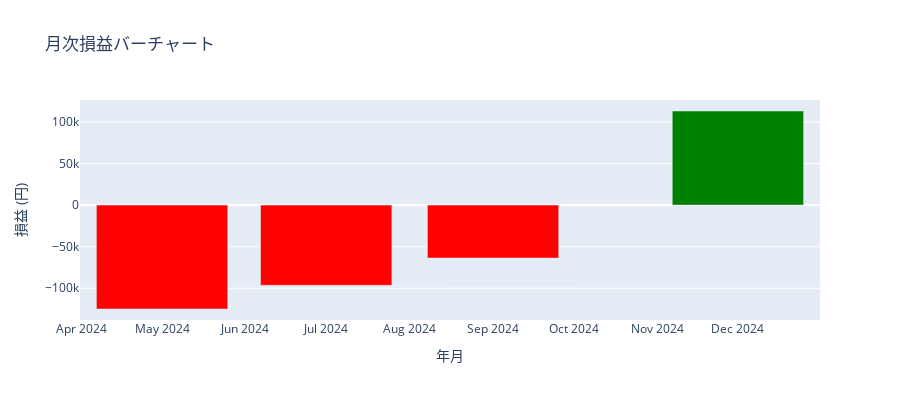

Notebook cell for this chart:
### Code cell
# カスタム分析: 月次損益バーチャート
import plotly.graph_objects as go

if results:
    monthly = results.monthly_returns()

    if not monthly.empty:
        colors = ["green" if pnl > 0 else "red" for pnl in monthly["total_pnl"]]

        fig = go.Figure()
        fig.add_trace(
            go.Bar(
                x=monthly["year_month"],
                y=monthly["total_pnl"],
                marker_color=colors,
                name="月次損益",
            )
        )

        fig.update_layout(
            title="月次損益バーチャート",
            xaxis_title="年月",
            yaxis_title="損益 (円)",
            height=400,
        )
        fig.show()

### Figure 1 — Plotly figure (JSON) as saved in the notebook; plotly's stock layout.template omitted (floating-point values rounded to 4 significant figures)
{"data": [{"marker": {"color": ["red", "red", "red", "green"]}, "name": "月次損益", "type": "bar", "x": ["2024-05", "2024-07", "2024-09", "2024-12"], "y": [-125000.0, -96520.0, -63710.0, 113200.0]}], "layout": {"height": 400, "title": {"text": "月次損益バーチャート"}, "xaxis": {"title": {"text": "年月"}}, "yaxis": {"title": {"text": "損益 (円)"}}}}
